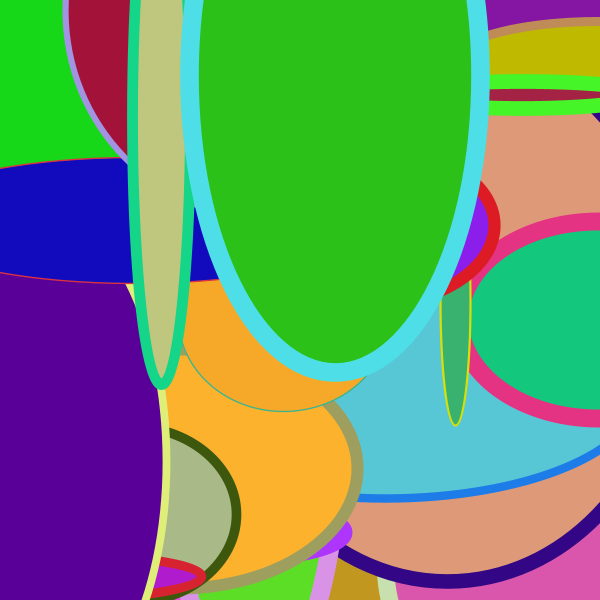
Frame 1 (no input)
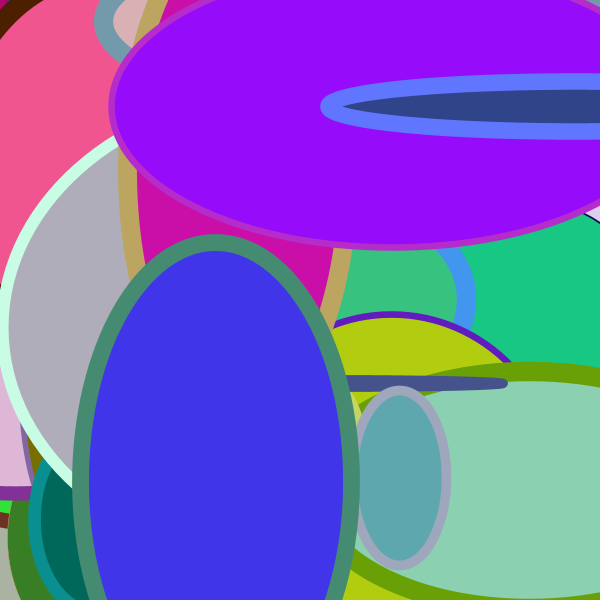
Frame 2 (the mouse pressed at the canvas centre, redrawn once)

The Processing sketch that drew these frames (run headless with seeded random() and noise(); the mouse was pressed at the canvas centre and the sketch redrawn once):

// Processing sketch: f_loop_1
// ── f_loop_1.pde
void setup() {
  size(600, 600);
  noLoop();
}

void draw() {
  background(255);
  for (int i = 0; i < 100; i++) {
    //print("kikko ");
    fill(random(0,255),random(0,255),random(0,255));
    strokeWeight(random(0,20));
    stroke(random(0,255),random(0,255),random(0,255));
    ellipse(random(0,width),random(0,height),random(0,width),random(0,height));
  }
}
